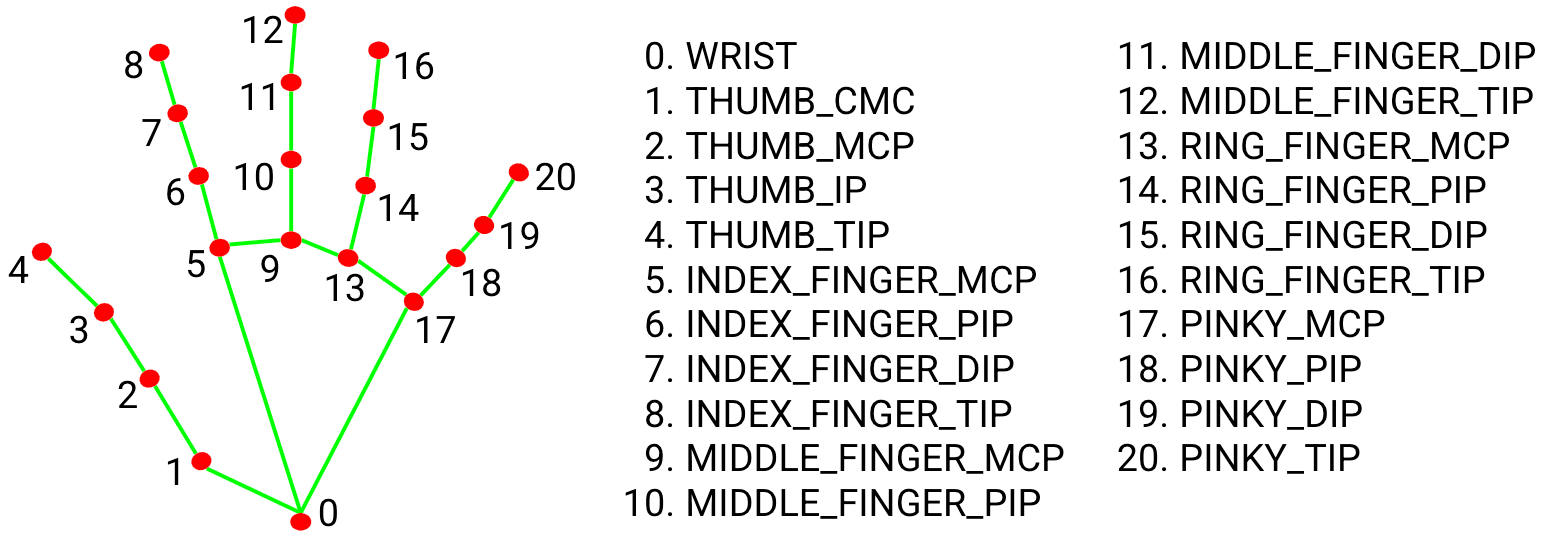
#> input picture Game Automation/hand_landmarks.png, 1543 x 538 px, given in place of the camera
$ python open.py
#> lines starting #> are read from the running program, lines starting #| are printed output that depends on the picture
#> further down, frame is the input picture: shape (538, 1543, 3); mean B, G, R 233.1, 234.9, 234.9
import cv2
import numpy as np

def sketch(image):
    gray = cv2.cvtColor(image,cv2.COLOR_BGR2GRAY)
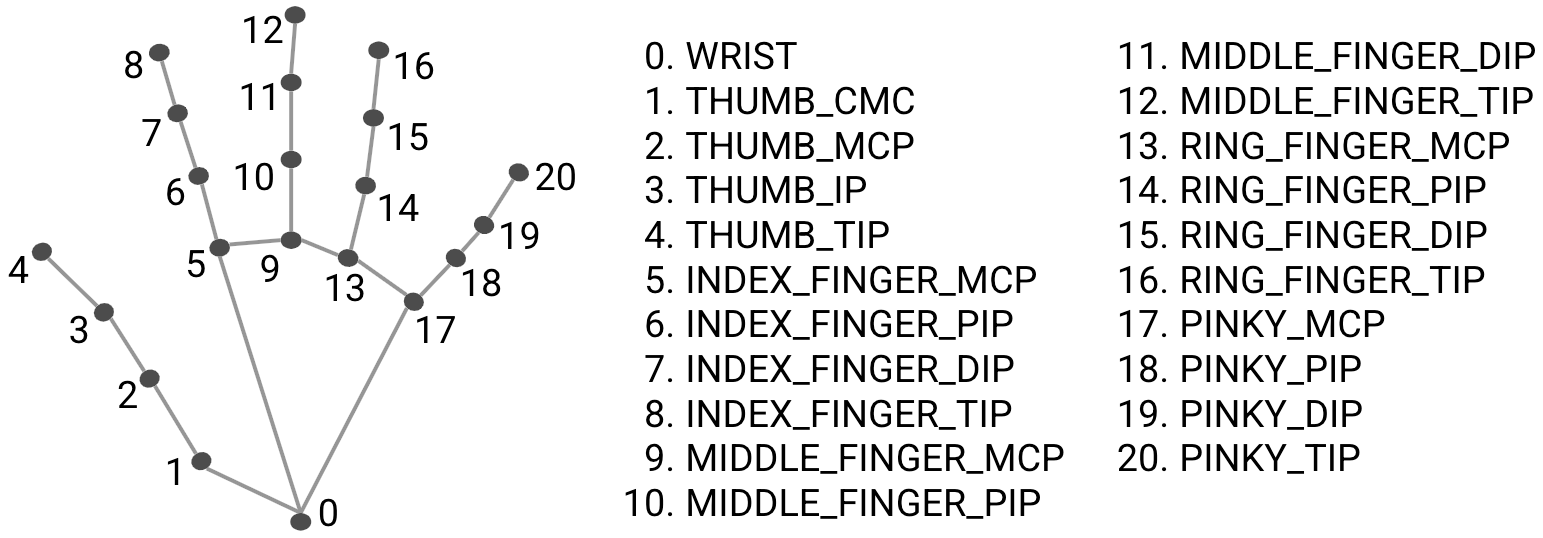
#> gray: shape (538, 1543); min 0, max 255, mean 234.7
    blur_gray = cv2.GaussianBlur(gray,(5,5),900)
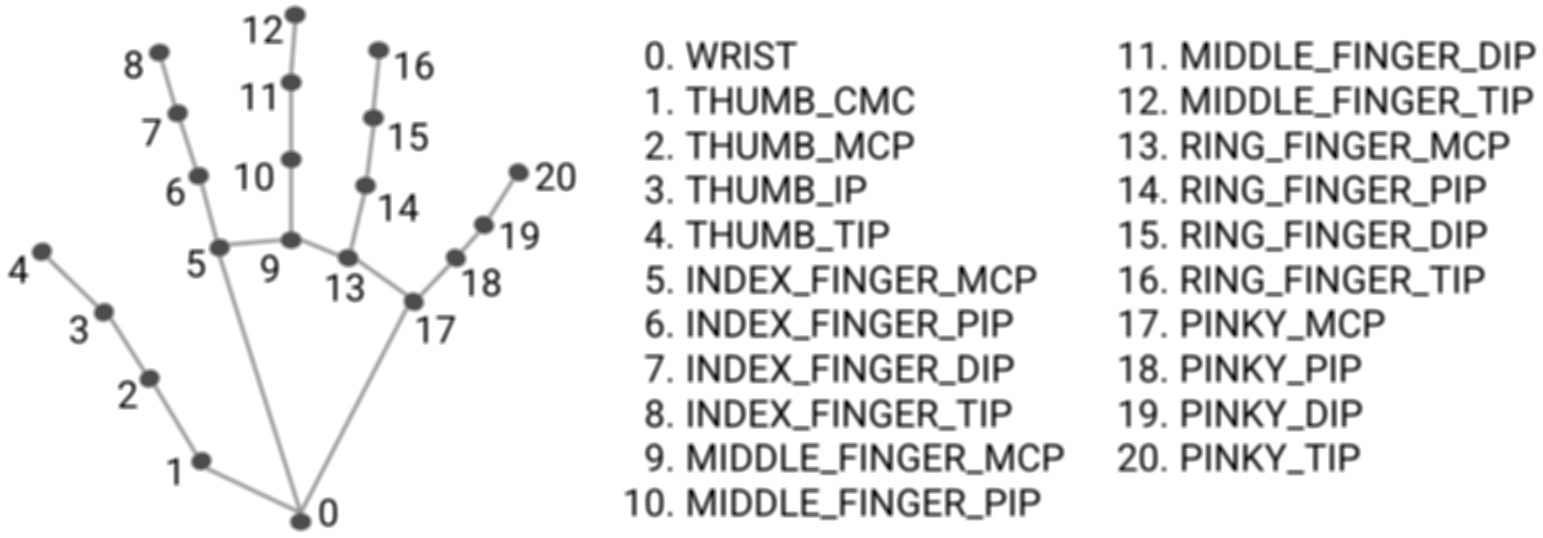
#> blur_gray: shape (538, 1543); min 1, max 255, mean 234.7
    edges = cv2.Canny(blur_gray,45,90)
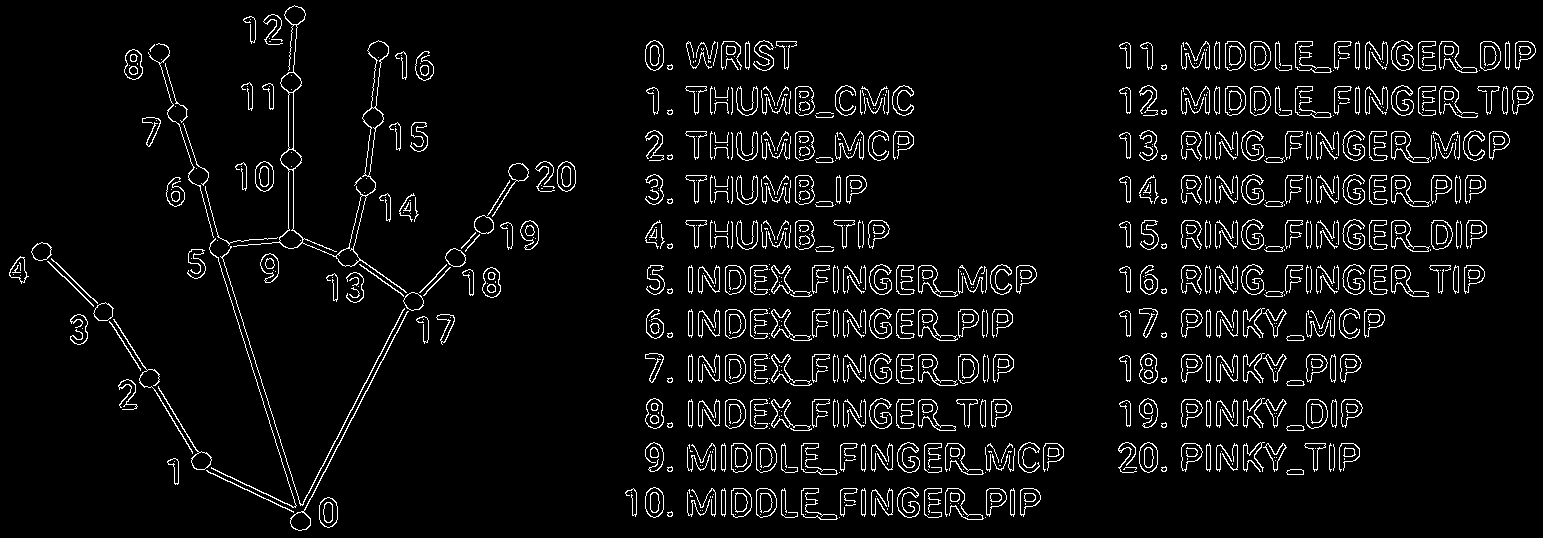
#> edges: shape (538, 1543); 5.4% white in thin lines or dots
    ret,thre = cv2.threshold(edges,70,255,cv2.THRESH_BINARY_INV)
#> thre: shape (538, 1543); 94.6% white; black in thin lines or dots
    return thre

cam = cv2.VideoCapture(0)

while 1:
    ret,frame = cam.read()
    cv2.imshow('Live Sketch', sketch(frame))
    if cv2.waitKey(1)==27:
#> (key Esc is pressed here)
        break
    if cv2.waitKey(1)==13:
        cv2.imwrite('sketch.jpg',sketch(frame))
        print('Image Saved!!!')

cam.release()
cv2.destroyAllWindows()
